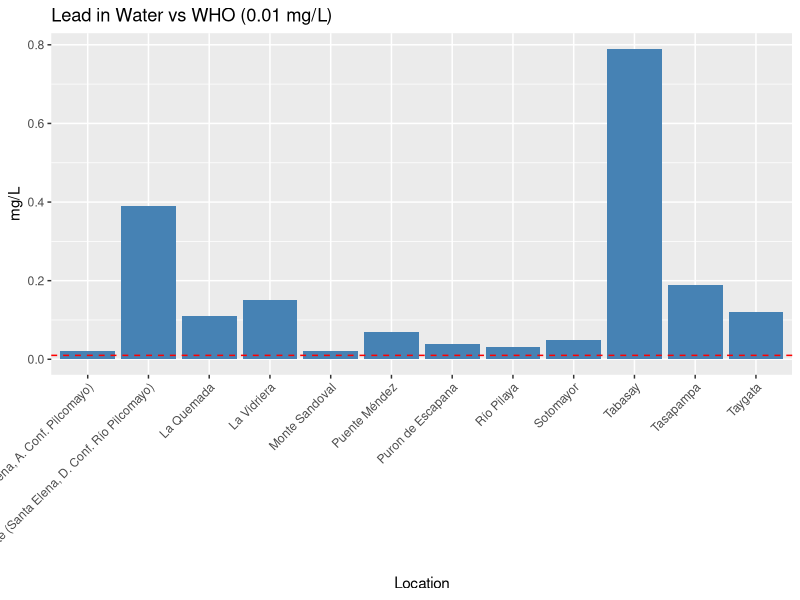
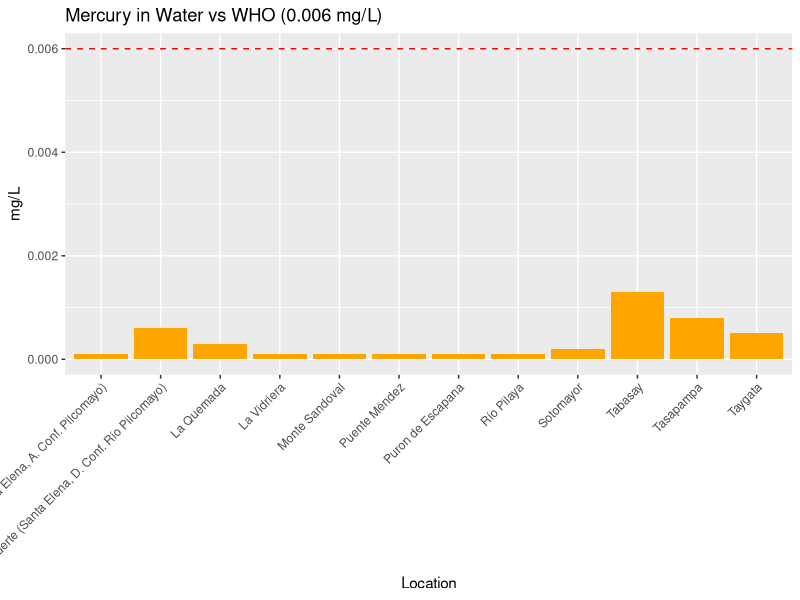
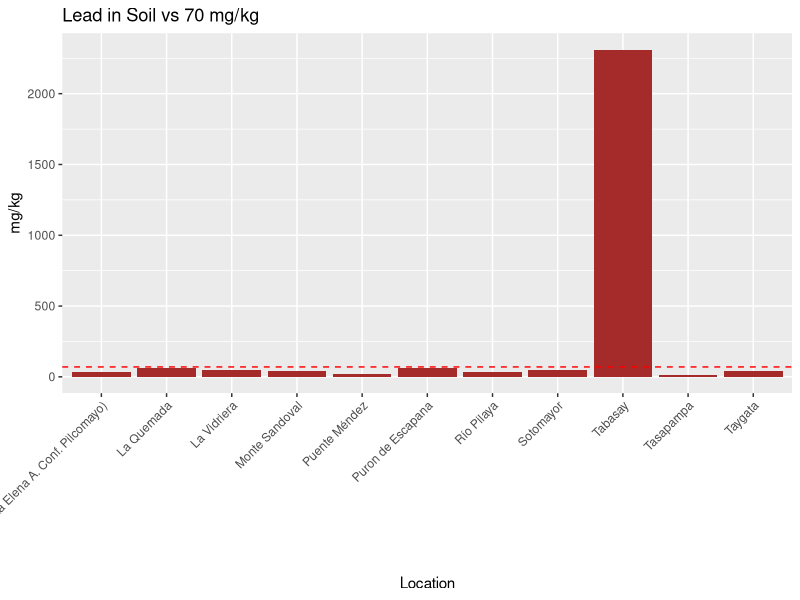
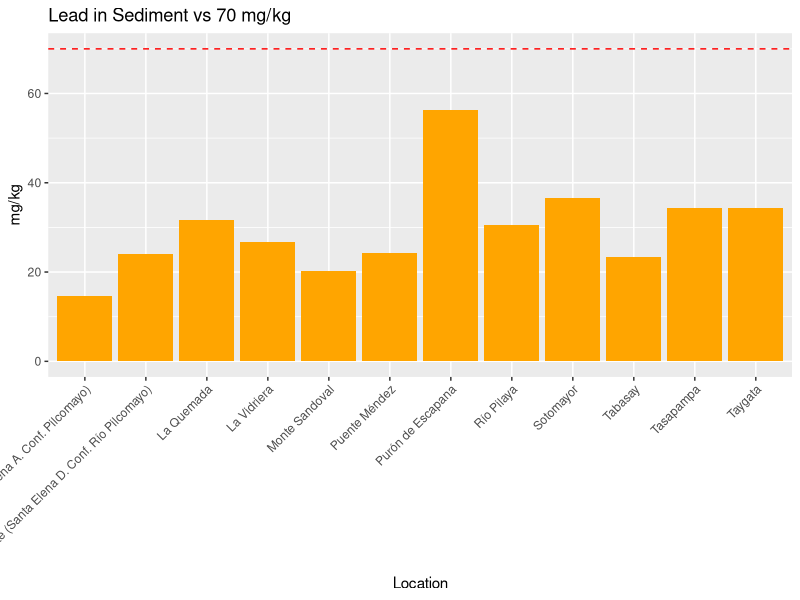
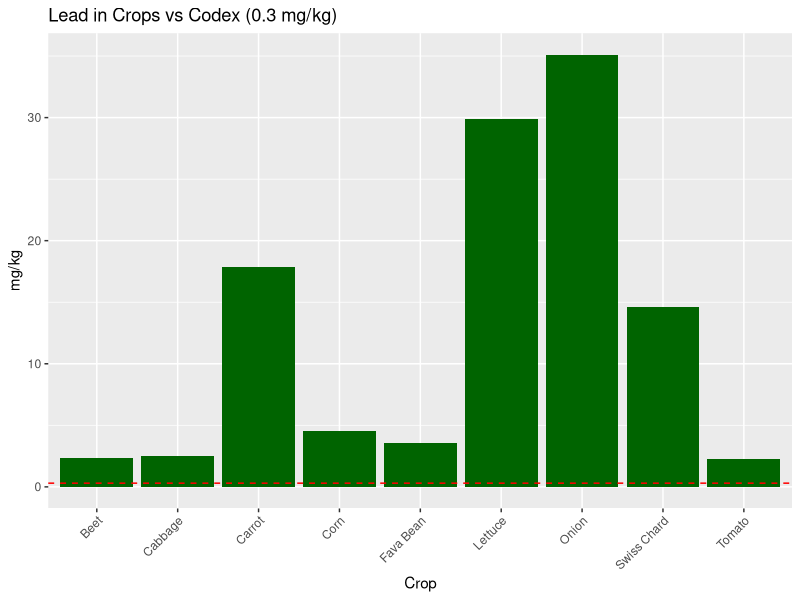
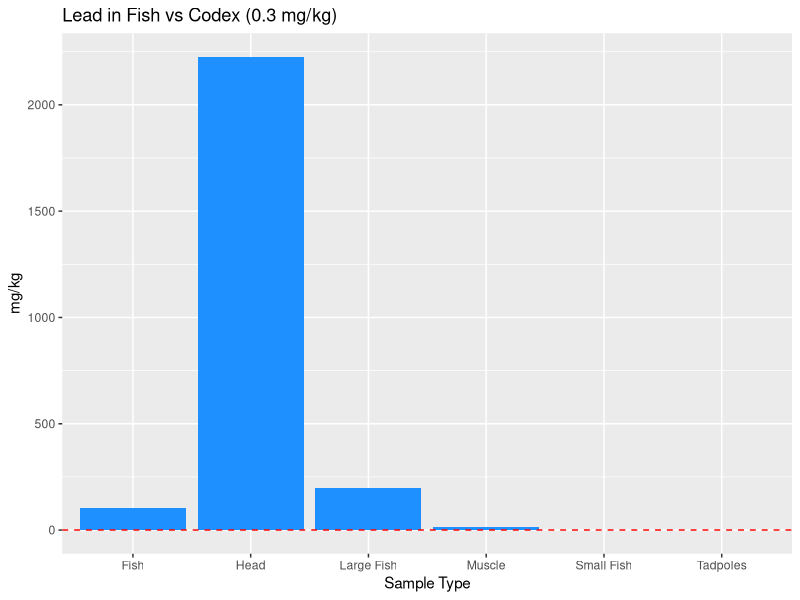
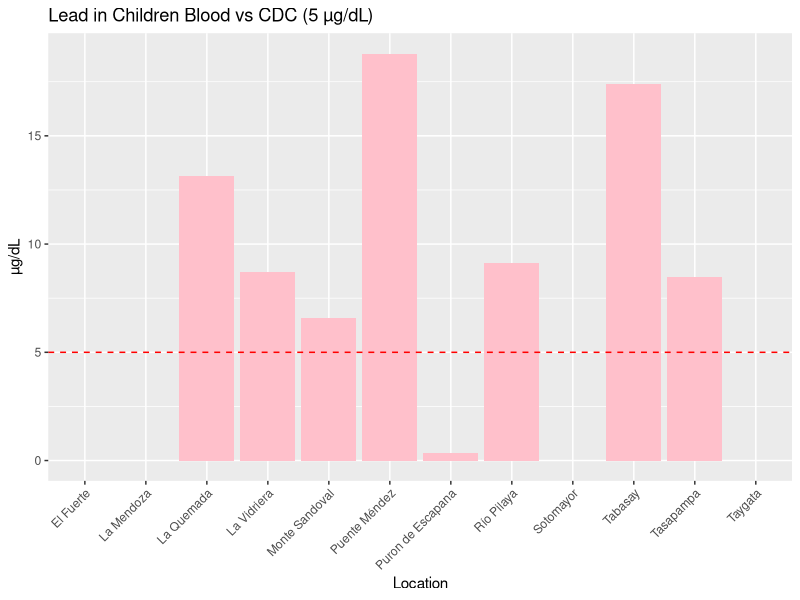
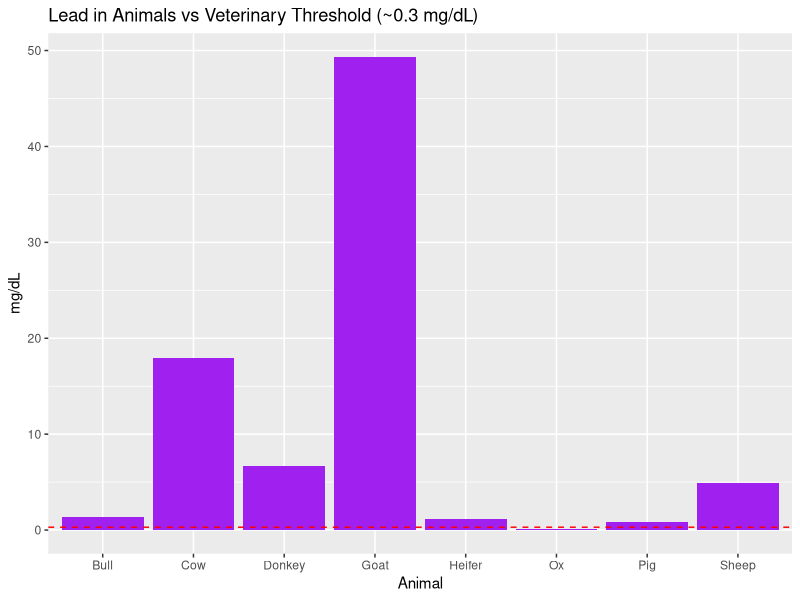

Here is the R script that generated these plots, in order:
## ---- chunk 1
knitr::opts_chunk$set(echo = TRUE, warning = FALSE, message = FALSE)
library(tidyverse)
library(readr)
## ---- chunk 2
water <- read_csv("data/ITA_water_2006.csv")
## ---- chunk 3
ggplot(water, aes(x=Location, y=`Pb (mg/l)`)) +
  geom_col(fill="steelblue") +
  geom_hline(yintercept=0.01, color="red", linetype="dashed") +
  labs(title="Lead in Water vs WHO (0.01 mg/L)", y="mg/L") +
  theme(axis.text.x=element_text(angle=45, hjust=1))
## ---- chunk 4
ggplot(water, aes(x=Location, y=`Hg (mg/l)`)) +
  geom_col(fill="orange") +
  geom_hline(yintercept=0.006, color="red", linetype="dashed") +
  labs(title="Mercury in Water vs WHO (0.006 mg/L)", y="mg/L") +
  theme(axis.text.x=element_text(angle=45, hjust=1))
## ---- chunk 5
soil <- read_csv("data/ITA_soil_2006.csv")
## ---- chunk 6
ggplot(soil, aes(x=Location, y=`Pb (mg/kg)`)) +
  geom_col(fill="brown") +
  geom_hline(yintercept=70, color="red", linetype="dashed") +
  labs(title="Lead in Soil vs 70 mg/kg", y="mg/kg") +
  theme(axis.text.x=element_text(angle=45, hjust=1))
## ---- chunk 7
sediment <- read_csv("data/ITA_sed_2006.csv")
## ---- chunk 8
ggplot(sediment, aes(x=Location, y=`Pb (mg/kg)`)) +
  geom_col(fill="orange") +
  geom_hline(yintercept=70, color="red", linetype="dashed") +
  labs(title="Lead in Sediment vs 70 mg/kg", y="mg/kg") +
  theme(axis.text.x=element_text(angle=45, hjust=1))
## ---- chunk 9
veg <- read_csv("data/ITA_veg_2006.csv")
## ---- chunk 10
ggplot(veg, aes(x=Crop, y=`Pb (mg/kg)`)) +
  geom_col(fill="darkgreen") +
  geom_hline(yintercept=0.3, color="red", linetype="dashed") +
  labs(title="Lead in Crops vs Codex (0.3 mg/kg)", y="mg/kg") +
  theme(axis.text.x=element_text(angle=45, hjust=1))
## ---- chunk 11
fish <- read_csv("data/ITA_fish_2006.csv")
## ---- chunk 12
ggplot(fish, aes(x=`Sample Type`, y=`Pb (mg/kg)`)) +
  geom_col(fill="dodgerblue") +
  geom_hline(yintercept=0.3, color="red", linetype="dashed") +
  labs(title="Lead in Fish vs Codex (0.3 mg/kg)", y="mg/kg")
## ---- chunk 13
human <- read_csv("data/ITA_human_2006.csv")
## ---- chunk 14
ggplot(human, aes(x=Location, y=`Pb [µg/dl] Children`)) +
  geom_col(fill="pink") +
  geom_hline(yintercept=5, color="red", linetype="dashed") +
  labs(title="Lead in Children Blood vs CDC (5 µg/dL)", y="µg/dL") +
  theme(axis.text.x=element_text(angle=45, hjust=1))
## ---- chunk 15
animal <- read_csv("data/ITA_animal_2006.csv")
## ---- chunk 16
ggplot(animal, aes(x=Animal, y=`Pb (mg/dL)`)) +
  geom_col(fill="purple") +
  geom_hline(yintercept=0.3, color="red", linetype="dashed") +
  labs(title="Lead in Animals vs Veterinary Threshold (~0.3 mg/dL)", y="mg/dL")
